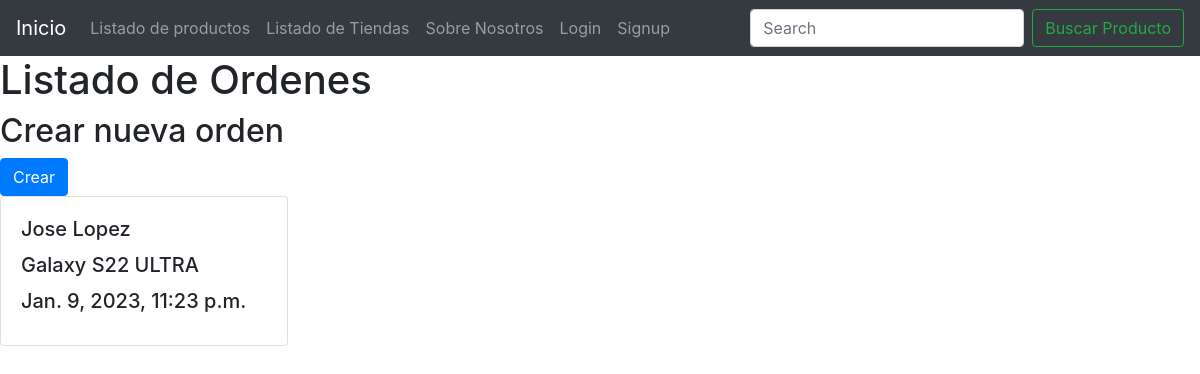
/order/list-orders/, run on an earlier commit of the app's database.
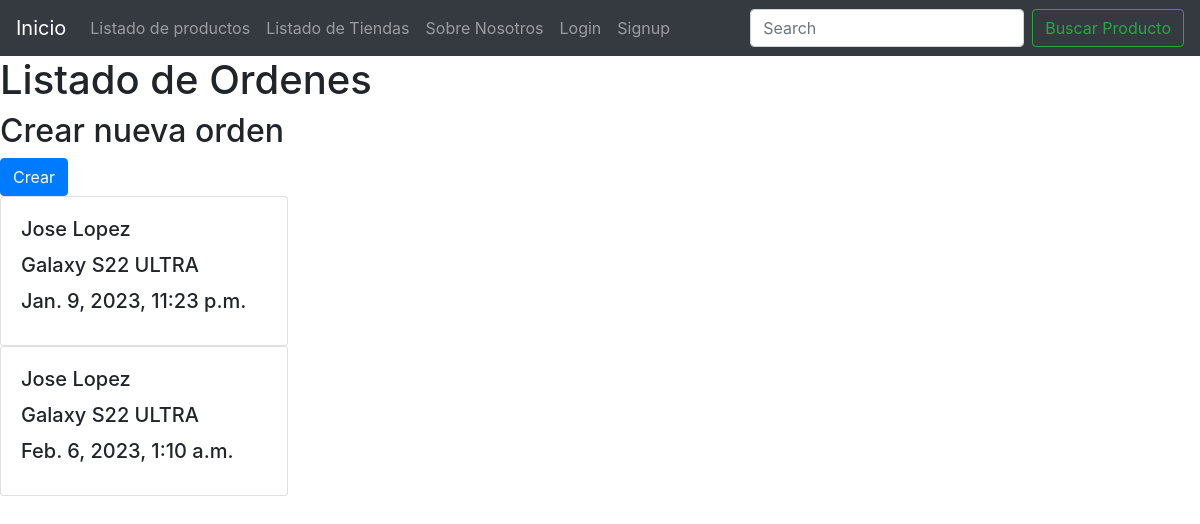
And on a later commit of the database.
### order/models.py (models this page shows, shortened)
class Order(models.Model):
    client = models.CharField(max_length=100)
    product = models.CharField(max_length=100)
    creation_time = models.DateTimeField(auto_now_add=True)

### order/views.py (the view)
# urls.py: path('list-orders/', list_orders),
def list_orders(request):
    if 'search' in request.GET:
        search = request.GET['search']
        orders = Order.objects.filter(name__icontains=search)
    else:
        orders = Order.objects.all()
    context = {
        'order':orders,
    }
    return render(request, 'order/list_order.html', context=context)

### templates/order/list_order.html (shortened to what this page needs)
{% extends 'base.html' %}
{% block content %}
    <h1>Listado de Ordenes</h1>
    <h2>Crear nueva orden </h2> <a href="/order/create-order/" class="btn btn-primary">Crear</a>
    {% for order in order %}
        <div class="card" style="width: 18rem;">
            <div class="card-body">
            <h5 class="card-title">{{order.client}}</h5>
            <h5 class="card-title">{{order.product}}</h5>
            <h5 class="card-title">{{order.creation_time}}</h5>
            </div>
        </div>
    {% endfor %}
{% endblock %}

What changed in the data, as far as the page shows it:
added Order: client "Jose Lopez", product "Galaxy S22 ULTRA", creation_time "Feb. 6, 2023, 1:10 a.m."
